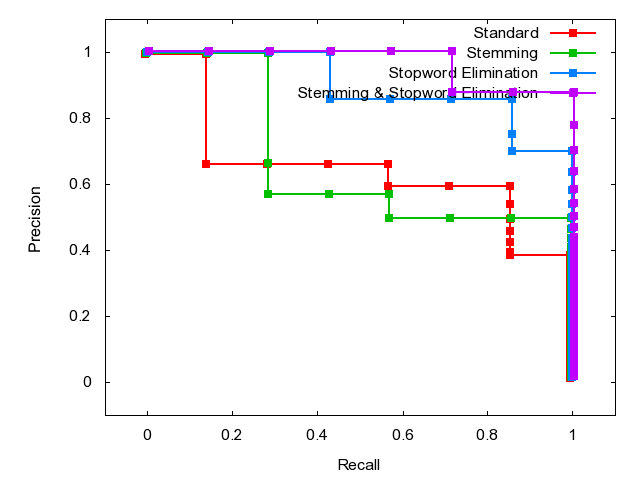

Generate this figure with gnuplot:

	set terminal png
	set output 'Q12.png'
	set ylabel 'Precision'
	set xlabel 'Recall'
	set xrange [-0.1:1.1]
	set yrange [-0.1:1.1]
	plot 'Q12.dat' index 0 using 1:2 w linespoints lw 2 pt 5 title 'Standard', \
'Q12.dat' index 1 using 1:2 w linespoints lw 2 pt 5 title 'Stemming', \
'Q12.dat' index 2 using 1:2 w linespoints lw 2 pt 5 title 'Stopword Elimination', \
'Q12.dat' index 3 using 1:2 w linespoints lw 2 pt 5 title 'Stemming & Stopword Elimination'
